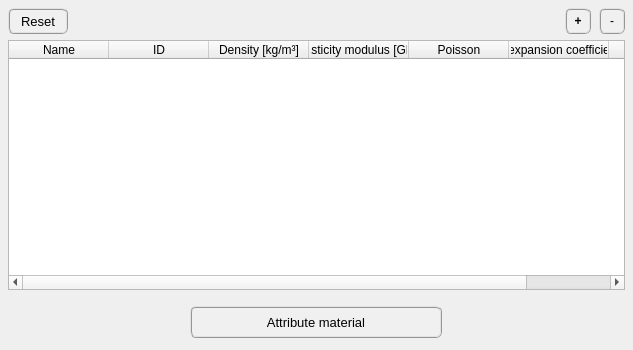
<?xml version="1.0" encoding="UTF-8"?>
<ui version="4.0">
 <class>Form</class>
 <widget class="QWidget" name="Form">
  <property name="geometry">
   <rect>
    <x>0</x>
    <y>0</y>
    <width>633</width>
    <height>350</height>
   </rect>
  </property>
  <property name="windowTitle">
   <string>Form</string>
  </property>
  <layout class="QGridLayout" name="gridLayout_4">
   <property name="leftMargin">
    <number>4</number>
   </property>
   <property name="topMargin">
    <number>4</number>
   </property>
   <property name="rightMargin">
    <number>4</number>
   </property>
   <property name="bottomMargin">
    <number>4</number>
   </property>
   <property name="spacing">
    <number>4</number>
   </property>
   <item row="1" column="0">
    <widget class="QFrame" name="frame_3">
     <property name="minimumSize">
      <size>
       <width>0</width>
       <height>48</height>
      </size>
     </property>
     <property name="frameShape">
      <enum>QFrame::NoFrame</enum>
     </property>
     <property name="frameShadow">
      <enum>QFrame::Raised</enum>
     </property>
     <layout class="QGridLayout" name="gridLayout_3">
      <property name="leftMargin">
       <number>4</number>
      </property>
      <property name="topMargin">
       <number>4</number>
      </property>
      <property name="rightMargin">
       <number>4</number>
      </property>
      <property name="bottomMargin">
       <number>4</number>
      </property>
      <property name="spacing">
       <number>4</number>
      </property>
      <item row="0" column="0">
       <widget class="QPushButton" name="pushButton_attribute_material">
        <property name="minimumSize">
         <size>
          <width>180</width>
          <height>32</height>
         </size>
        </property>
        <property name="maximumSize">
         <size>
          <width>252</width>
          <height>32</height>
         </size>
        </property>
        <property name="font">
         <font>
          <family>MS Shell Dlg 2</family>
          <pointsize>10</pointsize>
          <weight>50</weight>
          <italic>false</italic>
          <bold>false</bold>
         </font>
        </property>
        <property name="toolTip">
         <string>&lt;html&gt;&lt;head/&gt;&lt;body&gt;&lt;p&gt;Confirm material attribution&lt;/p&gt;&lt;/body&gt;&lt;/html&gt;</string>
        </property>
        <property name="styleSheet">
         <string notr="true">QPushButton{border-radius: 6px; border-color: rgb(150, 150, 150); border-style: ridge; border-width: 2px; color: rgb(0, 0, 0); background-color: rgb(240, 240, 240)}
QPushButton:hover{border-radius: 6px; border-color: rgb(0, 170, 255); border-style: ridge; border-width: 2px; color: rgb(0, 0, 0); background-color: rgba(174, 213, 255, 100)}
QPushButton:pressed{border-radius: 6px; border-color: rgb(0, 170, 255); border-style: ridge; border-width: 2px; color: rgb(0, 0, 0); background-color: rgb(174, 213, 255)}</string>
        </property>
        <property name="text">
         <string>Attribute material</string>
        </property>
       </widget>
      </item>
     </layout>
    </widget>
   </item>
   <item row="0" column="0">
    <widget class="QFrame" name="frame_2">
     <property name="frameShape">
      <enum>QFrame::NoFrame</enum>
     </property>
     <property name="frameShadow">
      <enum>QFrame::Raised</enum>
     </property>
     <layout class="QGridLayout" name="gridLayout_2">
      <property name="leftMargin">
       <number>4</number>
      </property>
      <property name="topMargin">
       <number>4</number>
      </property>
      <property name="rightMargin">
       <number>4</number>
      </property>
      <property name="bottomMargin">
       <number>4</number>
      </property>
      <property name="horizontalSpacing">
       <number>4</number>
      </property>
      <property name="verticalSpacing">
       <number>6</number>
      </property>
      <item row="1" column="0">
       <widget class="QTableWidget" name="tableWidget_material_data">
        <attribute name="verticalHeaderVisible">
         <bool>false</bool>
        </attribute>
        <column>
         <property name="text">
          <string>Name</string>
         </property>
        </column>
        <column>
         <property name="text">
          <string>ID</string>
         </property>
        </column>
        <column>
         <property name="text">
          <string>Density [kg/m³]</string>
         </property>
        </column>
        <column>
         <property name="text">
          <string>Elasticity modulus [GPa]</string>
         </property>
        </column>
        <column>
         <property name="text">
          <string>Poisson</string>
         </property>
        </column>
        <column>
         <property name="text">
          <string>Thermal expansion coefficient [J/mK]</string>
         </property>
        </column>
        <column>
         <property name="text">
          <string>Color</string>
         </property>
        </column>
       </widget>
      </item>
      <item row="0" column="0">
       <widget class="QFrame" name="frame_6">
        <property name="minimumSize">
         <size>
          <width>0</width>
          <height>0</height>
         </size>
        </property>
        <property name="frameShape">
         <enum>QFrame::NoFrame</enum>
        </property>
        <property name="frameShadow">
         <enum>QFrame::Raised</enum>
        </property>
        <layout class="QGridLayout" name="gridLayout_5">
         <property name="leftMargin">
          <number>0</number>
         </property>
         <property name="topMargin">
          <number>0</number>
         </property>
         <property name="rightMargin">
          <number>0</number>
         </property>
         <property name="bottomMargin">
          <number>0</number>
         </property>
         <property name="horizontalSpacing">
          <number>8</number>
         </property>
         <property name="verticalSpacing">
          <number>0</number>
         </property>
         <item row="0" column="3">
          <widget class="QPushButton" name="pushButton_remove_row">
           <property name="minimumSize">
            <size>
             <width>26</width>
             <height>26</height>
            </size>
           </property>
           <property name="maximumSize">
            <size>
             <width>26</width>
             <height>26</height>
            </size>
           </property>
           <property name="font">
            <font>
             <family>MS Shell Dlg 2</family>
             <pointsize>9</pointsize>
             <weight>9</weight>
             <italic>false</italic>
             <bold>false</bold>
            </font>
           </property>
           <property name="toolTip">
            <string>&lt;html&gt;&lt;head/&gt;&lt;body&gt;&lt;p&gt;&lt;span style=&quot; font-weight:400;&quot;&gt;Remove selected row&lt;/span&gt;&lt;/p&gt;&lt;/body&gt;&lt;/html&gt;</string>
           </property>
           <property name="styleSheet">
            <string notr="true">QPushButton{border-radius: 6px; border-color: rgb(150, 150, 150); border-style: ridge; border-width: 2px; color: rgb(0, 0, 0); background-color: rgb(240, 240, 240)}
QPushButton:hover{border-radius: 6px; border-color: rgb(0, 170, 255); border-style: ridge; border-width: 2px; color: rgb(0, 0, 0); background-color: rgba(174, 213, 255, 100)}
QPushButton:pressed{border-radius: 6px; border-color: rgb(0, 170, 255); border-style: ridge; border-width: 2px; color: rgb(0, 0, 0); background-color: rgb(174, 213, 255)}</string>
           </property>
           <property name="text">
            <string>-</string>
           </property>
          </widget>
         </item>
         <item row="0" column="2">
          <widget class="QPushButton" name="pushButton_add_row">
           <property name="minimumSize">
            <size>
             <width>26</width>
             <height>26</height>
            </size>
           </property>
           <property name="maximumSize">
            <size>
             <width>26</width>
             <height>26</height>
            </size>
           </property>
           <property name="font">
            <font>
             <family>MS Shell Dlg 2</family>
             <pointsize>9</pointsize>
             <weight>75</weight>
             <italic>false</italic>
             <bold>true</bold>
            </font>
           </property>
           <property name="toolTip">
            <string>&lt;html&gt;&lt;head/&gt;&lt;body&gt;&lt;p&gt;&lt;span style=&quot; font-weight:400;&quot;&gt;Add row&lt;/span&gt;&lt;/p&gt;&lt;/body&gt;&lt;/html&gt;</string>
           </property>
           <property name="styleSheet">
            <string notr="true">QPushButton{border-radius: 6px; border-color: rgb(150, 150, 150); border-style: ridge; border-width: 2px; color: rgb(0, 0, 0); background-color: rgb(240, 240, 240)}
QPushButton:hover{border-radius: 6px; border-color: rgb(0, 170, 255); border-style: ridge; border-width: 2px; color: rgb(0, 0, 0); background-color: rgba(174, 213, 255, 100)}
QPushButton:pressed{border-radius: 6px; border-color: rgb(0, 170, 255); border-style: ridge; border-width: 2px; color: rgb(0, 0, 0); background-color: rgb(174, 213, 255)}</string>
           </property>
           <property name="text">
            <string>+</string>
           </property>
          </widget>
         </item>
         <item row="0" column="0">
          <widget class="QFrame" name="frame_7">
           <property name="frameShape">
            <enum>QFrame::NoFrame</enum>
           </property>
           <property name="frameShadow">
            <enum>QFrame::Raised</enum>
           </property>
           <layout class="QGridLayout" name="gridLayout">
            <property name="leftMargin">
             <number>0</number>
            </property>
            <property name="topMargin">
             <number>0</number>
            </property>
            <property name="rightMargin">
             <number>0</number>
            </property>
            <property name="bottomMargin">
             <number>0</number>
            </property>
            <property name="spacing">
             <number>0</number>
            </property>
            <item row="0" column="0">
             <widget class="QPushButton" name="pushButton_reset_library">
              <property name="minimumSize">
               <size>
                <width>60</width>
                <height>26</height>
               </size>
              </property>
              <property name="maximumSize">
               <size>
                <width>60</width>
                <height>26</height>
               </size>
              </property>
              <property name="font">
               <font>
                <family>MS Shell Dlg 2</family>
                <pointsize>10</pointsize>
                <weight>50</weight>
                <italic>false</italic>
                <bold>false</bold>
               </font>
              </property>
              <property name="toolTip">
               <string>&lt;html&gt;&lt;head/&gt;&lt;body&gt;&lt;p&gt;&lt;span style=&quot; font-weight:400;&quot;&gt;Reset to default material library&lt;/span&gt;&lt;/p&gt;&lt;/body&gt;&lt;/html&gt;</string>
              </property>
              <property name="styleSheet">
               <string notr="true">QPushButton{border-radius: 6px; border-color: rgb(150, 150, 150); border-style: ridge; border-width: 2px; color: rgb(0, 0, 0); background-color: rgb(240, 240, 240)}
QPushButton:hover{border-radius: 6px; border-color: rgb(0, 170, 255); border-style: ridge; border-width: 2px; color: rgb(0, 0, 0); background-color: rgba(174, 213, 255, 100)}
QPushButton:pressed{border-radius: 6px; border-color: rgb(0, 170, 255); border-style: ridge; border-width: 2px; color: rgb(0, 0, 0); background-color: rgb(174, 213, 255)}</string>
              </property>
              <property name="text">
               <string>Reset</string>
              </property>
             </widget>
            </item>
            <item row="0" column="1">
             <spacer name="horizontalSpacer">
              <property name="orientation">
               <enum>Qt::Horizontal</enum>
              </property>
              <property name="sizeHint" stdset="0">
               <size>
                <width>40</width>
                <height>20</height>
               </size>
              </property>
             </spacer>
            </item>
           </layout>
          </widget>
         </item>
        </layout>
       </widget>
      </item>
     </layout>
    </widget>
   </item>
  </layout>
 </widget>
 <resources/>
 <connections/>
</ui>
